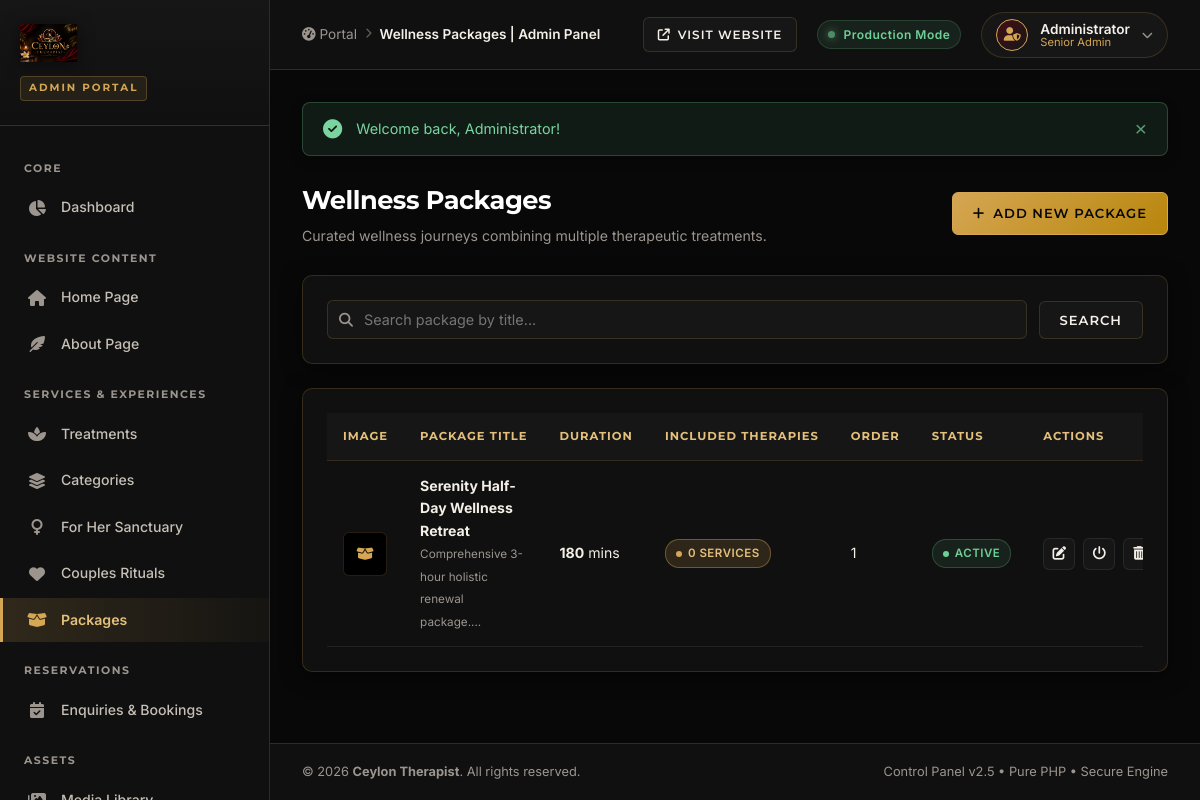
The app's page /admin_packages.php (signed in) with its own data.
### tables this page shows
CREATE TABLE IF NOT EXISTS `packages` (
    `id` INT UNSIGNED AUTO_INCREMENT PRIMARY KEY,
    `title` VARCHAR(150) NOT NULL,
    `slug` VARCHAR(150) NOT NULL UNIQUE,
    `short_description` VARCHAR(255) NULL,
    `description` TEXT NULL,
    `duration_minutes` INT UNSIGNED DEFAULT 90,
    `image` VARCHAR(255) NULL,
    `status` ENUM('ACTIVE', 'INACTIVE') DEFAULT 'ACTIVE',
    `display_order` INT DEFAULT 0,
    `created_at` TIMESTAMP DEFAULT CURRENT_TIMESTAMP,
    `updated_at` TIMESTAMP DEFAULT CURRENT_TIMESTAMP ON UPDATE CURRENT_TIMESTAMP
);

### controllers/AdminPackageController.php (called while the page is built, shortened)
<?php
class AdminPackageController
{
    private PackageBLL $packageBLL;
    public function __construct()
    {
        $this->packageBLL = new PackageBLL();
    }
    public function index(): void
    {
        $search = get('search');
        $packages = $this->packageBLL->getAllAdminPackages($search);
        require BASE_PATH . '/views/admin/packages/index.php';
    }
}

### helpers/url_helper.php (called while the page is built, shortened)
<?php
function baseUrl(string $path = ''): string
{
    $cleanPath = ltrim($path, '/');
    if (isset($_SERVER['HTTP_HOST'])) {
        $scriptName = $_SERVER['SCRIPT_NAME'] ?? ($_SERVER['PHP_SELF'] ?? '');
        $dir = rtrim(str_replace('\\', '/', dirname($scriptName)), '/');
        return $cleanPath ? $cleanPath : './';
    }
    return rtrim(BASE_URL, '/') . ($cleanPath ? '/' . $cleanPath : '');
}

### helpers/common_helper.php (called while the page is built, shortened)
<?php
function e(?string $value): string
{
    return htmlspecialchars((string)($value ?? ''), ENT_QUOTES, 'UTF-8');
}
function get(string $key, mixed $default = null): mixed
{
    if (!isset($_GET[$key])) {
        return $default;
    }
    return is_string($_GET[$key]) ? trim($_GET[$key]) : $_GET[$key];
}

### config/init.php (called while the page is built, shortened)
<?php
require_once BASE_PATH . '/helpers/env_helper.php';
require_once __DIR__ . '/db.php';
spl_autoload_register(function (string $className): void {
    $dirs = [
        BASE_PATH . '/controllers/',
        BASE_PATH . '/bll/',
        BASE_PATH . '/dal/',
        BASE_PATH . '/services/'
    ];
    foreach ($dirs as $dir) {
        $file = $dir . $className . '.php';
        if (file_exists($file)) {
            return;
        }
    }
});
require_once BASE_PATH . '/helpers/common_helper.php';
require_once BASE_PATH . '/helpers/url_helper.php';

### helpers/env_helper.php (called while the page is built, shortened)
<?php
if (!function_exists('env')) {
    function env(string $key, mixed $default = null): mixed
    {
        $value = getenv($key);
        if ($value === false) {
            $value = $_ENV[$key] ?? $_SERVER[$key] ?? $default;
        }
        return $value;
    }
}

### config/db.php (called while the page is built, shortened)
<?php
class Database
{
    private static ?PDO $instance = null;
    public static function getConnection(): PDO
    {
        if (self::$instance === null) {
            $host = (string)env('DB_HOST', 'localhost');
            $port = (int)env('DB_PORT', 3306);
            $dbName = (string)env('DB_DATABASE', 'ceylon_therapist');
            $username = (string)env('DB_USERNAME', 'root');
            $password = (string)env('DB_PASSWORD', '');
            $charset = (string)env('DB_CHARSET', 'utf8mb4');
            $dsn = sprintf(
                "mysql:host=%s;port=%d;dbname=%s;charset=%s",
                $host,
                $port,
                $dbName,
                $charset
            );
            $options = [
                PDO::ATTR_ERRMODE => PDO::ERRMODE_EXCEPTION,
                PDO::ATTR_DEFAULT_FETCH_MODE => PDO::FETCH_ASSOC,
                PDO::ATTR_EMULATE_PREPARES => false,
                PDO::MYSQL_ATTR_INIT_COMMAND => "SET NAMES " . $charset
            ];
            try {
                self::$instance = new PDO($dsn, $username, $password, $options);
            } catch (PDOException $e) {
                if (defined('ENVIRONMENT') && ENVIRONMENT === 'development') {
                    throw new Exception("Database Connection Error: " . $e->getMessage(), (int)$e->getCode());
                } else {
                    throw new Exception("A database error occurred. Please try again later.", 500);
                }
            }
        }
        return self::$instance;
    }
}

### bll/PackageBLL.php (called while the page is built, shortened)
<?php
class PackageBLL
{
    private PackageDAL $packageDAL;
    public function __construct()
    {
        $this->packageDAL = new PackageDAL();
    }
    public function getAllAdminPackages(?string $search = null): array
    {
        return $this->packageDAL->getAllAdmin($search);
    }
}

### dal/PackageDAL.php (called while the page is built, shortened)
<?php
class PackageDAL
{
    private PDO $db;
    public function __construct()
    {
        $this->db = Database::getConnection();
    }
    public function getAllAdmin(?string $search = null): array
    {
        $sql = "SELECT p.*, COUNT(ps.service_id) AS service_count
                FROM packages p
                LEFT JOIN package_services ps ON p.id = ps.package_id
                WHERE 1=1";
        $params = [];
        $sql .= " GROUP BY p.id ORDER BY p.display_order ASC, p.id DESC";
        $stmt = $this->db->prepare($sql);
        $stmt->execute();
        return $stmt->fetchAll() ?: [];
    }
}

### views/admin/packages/index.php (the view, shortened to what this page needs)
<?php require BASE_PATH . '/views/partials/admin-header.php'; ?>
<?php require BASE_PATH . '/views/partials/admin-sidebar.php'; ?>
<div class="admin-page-header">
    <div class="page-title-wrap">
        <h1>Wellness Packages</h1>
        <p>Curated wellness journeys combining multiple therapeutic treatments.</p>
    </div>
    <div class="admin-header-actions">
        <a href="<?= baseUrl('admin_package_create.php') ?>" class="btn-admin btn-admin-gold">
            <i class="fa-solid fa-plus"></i> Add New Package
        </a>
    </div>
</div>
<div class="admin-card">
    <form action="" method="GET" class="filter-form">
        <div class="filter-input-wrap">
            <i class="fa-solid fa-magnifying-glass"></i>
            <input type="text" name="search" class="admin-input" placeholder="Search package by title..." value="<?= e($_GET['search'] ?? '') ?>">
        </div>
        <button type="submit" class="btn-admin btn-admin-secondary">Search</button>
    </form>
</div>
<div class="admin-card">
    <?php if (empty($packages)): ?>
        <div class="admin-empty-state">
            <i class="fa-solid fa-box-open empty-icon"></i>
            <h3 class="empty-title">No Wellness Packages Found</h3>
            <p class="empty-desc">Create your first wellness combination package to offer bespoke extended rituals.</p>
            <a href="<?= baseUrl('admin_package_create.php') ?>" class="btn-admin btn-admin-gold">Add Package</a>
        </div>
    <?php else: ?>
        <div class="table-responsive">
            <table class="admin-table">
                <thead>
                    <tr>
                        <th style="width: 60px;">Image</th>
                        <th>Package Title</th>
                        <th>Duration</th>
                        <th>Included Therapies</th>
                        <th>Order</th>
                        <th>Status</th>
                        <th>Actions</th>
                    </tr>
                </thead>
                <tbody>
                    <?php foreach ($packages as $pkg): ?>
                        <tr>
                            <td>
                                <?php if (!empty($pkg['image'])): ?>
                                    <img src="<?= baseUrl($pkg['image']) ?>" alt="<?= e($pkg['title']) ?>" class="table-thumb">
                                <?php else: ?>
                                    <div class="table-thumb" style="display:flex;align-items:center;justify-content:center;color:var(--admin-gold);">
                                        <i class="fa-solid fa-box-open"></i>
                                    </div>
                                <?php endif; ?>
                            </td>
                            <td>
                                <strong><?= e($pkg['title']) ?></strong>
                                <?php if (!empty($pkg['short_description'])): ?>
                                    <br><small style="color: var(--admin-muted);"><?= e(substr($pkg['short_description'], 0, 70)) ?>...</small>
                                <?php endif; ?>
                            </td>
                            <td><strong><?= (int)$pkg['duration_minutes'] ?></strong> mins</td>
                            <td>
                                <span class="badge-status badge-new"><?= (int)($pkg['service_count'] ?? 0) ?> services</span>
                            </td>
                            <td><?= (int)$pkg['display_order'] ?></td>
                            <td>
                                <span class="badge-status badge-<?= strtolower($pkg['status']) ?>">
                                    <?= e($pkg['status']) ?>
                                </span>
                            </td>
                            <td>
                                <div class="table-actions">
                                    <a href="<?= baseUrl('admin_package_edit.php?id=' . (int)$pkg['id']) ?>" class="btn-table-action" title="Edit Package">
                                        <i class="fa-solid fa-pen-to-square"></i>
                                    </a>
                                    <form action="<?= baseUrl('admin_packages.php?action=toggle&id=' . (int)$pkg['id']) ?>" method="POST" style="display:inline;">
                                        <button type="submit" class="btn-table-action" title="Toggle Status">
                                            <i class="fa-solid fa-power-off"></i>
                                        </button>
                                    </form>
                                    <form action="<?= baseUrl('admin_packages.php?action=delete&id=' . (int)$pkg['id']) ?>" method="POST" style="display:inline;" onsubmit="return confirm('Are you sure you want to delete this package?');">
                                        <button type="submit" class="btn-table-action action-delete" title="Delete Package">
                                            <i class="fa-solid fa-trash-can"></i>
                                        </button>
                                    </form>
                                </div>
                            </td>
                        </tr>
                    <?php endforeach; ?>
                </tbody>
            </table>
        </div>
    <?php endif; ?>
</div>
<?php require BASE_PATH . '/views/partials/admin-footer.php'; ?>

### records on screen
packages: title "Serenity Half-Day Wellness Retreat", short_description "Comprehensive 3-hour holistic renewal package.", duration_minutes "180", service_count "0", display_order "1", status "ACTIVE"

### other values on screen
$pageTitle "Wellness Packages | Admin Panel"
$admin['name'] "Administrator"
$msg "Welcome back, Administrator!"
